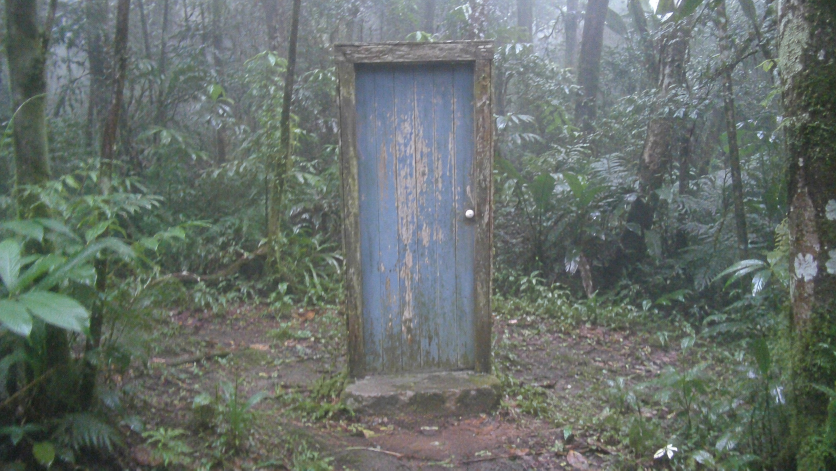
#> input picture video/episodios/ep06-a-porta-na-mata/imagens/P01_A.jpg, 1672 x 941 px, given in place of P09_B.jpg, which was not available (shown at 1/2 size)
$ python fazer_capas_shorts.py
#> lines starting #> are read from the running program, lines starting #| are printed output that depends on the picture
"""Capas dos 3 Shorts do Ep. 06 "A porta na mata" (1080x1920): uma figura, 2–3 palavras em vermelho. Uso: python3 fazer_capas_shorts.py"""
from pathlib import Path
import numpy as np
from PIL import Image, ImageDraw, ImageFilter, ImageFont

AQUI = Path(__file__).parent
IMG = AQUI.parent / "imagens"
FONTE = str(AQUI.parents[2] / "painel" / "fontes" / "Anton-400-latin.ttf")
W, H = 1080, 1920


def base(arq, centro, zoom, gama=1.1, sat=1.5):
#> called with arq = 'P09_B.jpg', centro = (0.71, 0.42), zoom = 1, gama = 1.1, sat = 1.5
    im = Image.open(IMG / arq).convert("RGB")
#> im is the input picture: PIL image 1672x941 RGB; mean R, G, B 102.6, 111.4, 106.5
    s = max(W / im.width, H / im.height) * zoom
#> s = 2.04
    im = im.resize((round(im.width * s), round(im.height * s)), Image.LANCZOS)
#> im: PIL image 3412x1920 RGB
    cx, cy = centro[0] * im.width, centro[1] * im.height
#> cx = 2422.5; cy = 806.4
    l = int(min(max(0, cx - W / 2), im.width - W)); t = int(min(max(0, cy - H / 2), im.height - H))
#> after `l = int(min(max(0, cx - W / 2), im.width - W))`: l = 1882
#> after `t = int(min(max(0, cy - H / 2), im.height - H))`: t = 0
    a = np.asarray(im.crop((l, t, l + W, t + H))).astype(np.float32) / 255
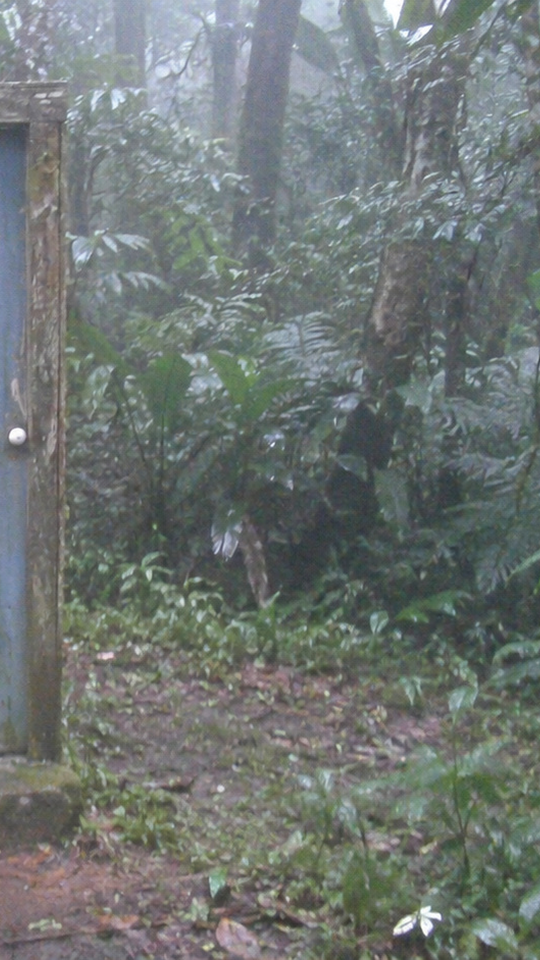
#> a: shape (1920, 1080, 3) float32 (shown at 1/2 size); mean R, G, B 0.436, 0.462, 0.453
    lo, hi = np.percentile(a, [1, 99.7])
#> lo = 0.235; hi = 0.886
    a = np.clip((a - lo) / (hi - lo), 0, 1) ** gama
    lum = a.mean(2, keepdims=True); a = lum + (a - lum) * sat
    yy, xx = np.mgrid[0:H, 0:W]
    v = ((xx - W / 2) / (W / 2)) ** 2 + ((yy - H / 2) / (H / 2)) ** 2
    a *= (1 - 0.5 * np.clip(v / 2, 0, 1))[..., None]
    return Image.fromarray((np.clip(a, 0, 1) * 255).astype(np.uint8))


def texto(im, linhas, y, tam, cor=(232, 28, 36)):
#> called with y = 1040, tam = 200, cor = (232, 28, 36)
    f = ImageFont.truetype(FONTE, tam)
    som = Image.new("RGBA", im.size, (0, 0, 0, 0)); ds = ImageDraw.Draw(som); d = ImageDraw.Draw(im); yy = y
#> after `som = Image.new('RGBA', im.size, (0, 0, 0, 0))`: som: PIL image 1080x1920 RGBA; every value is 0
    for ln in linhas:
        x = (W - d.textlength(ln, font=f)) / 2
        ds.text((x, yy), ln, font=f, fill=(0, 0, 0, 255), stroke_width=26, stroke_fill=(0, 0, 0, 255)); yy += int(tam * 1.04)
#> this loop made 2 passes
#> (ln, x, yy) on passes 1 to 2: ('QUEM ERA', 9.81, 1248), ('O SEXTO?', 43.21, 1456)
#> after the loop, yy = 1456
    im = Image.alpha_composite(im.convert("RGBA"), som.filter(ImageFilter.GaussianBlur(26)))
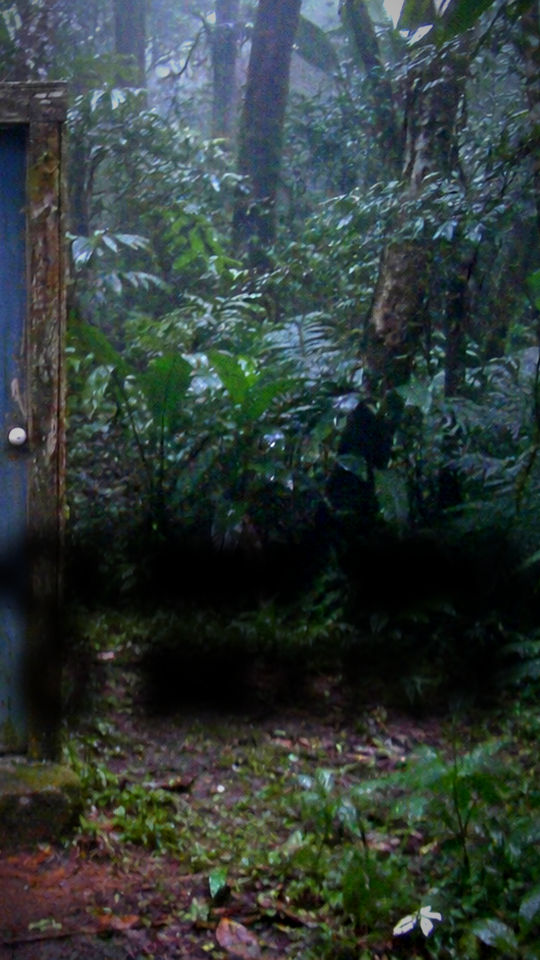
#> im: PIL image 1080x1920 RGBA (shown at 1/2 size); mean R, G, B, A 48, 58.6, 56.2, 255
    d = ImageDraw.Draw(im); yy = y
    for ln in linhas:
        x = (W - d.textlength(ln, font=f)) / 2
        d.text((x, yy), ln, font=f, fill=cor, stroke_width=6, stroke_fill=(0, 0, 0)); yy += int(tam * 1.04)
#> after the loop, yy = 1456
    return im.convert("RGB")


# 12/11: o texto COMPLETA o título (não repete) e fica na zona segura (y < ~1450): embaixo o app cobre.
texto(base("P09_B.jpg", (0.71, 0.42), 1.0), ["QUEM ERA", "O SEXTO?"], 1040, 200).save(AQUI / "capa_short1_eram_seis.jpg", quality=92)
texto(base("P01_B.jpg", (0.5, 0.45), 1.05), ["ALGUÉM", "BATEU."], 1060, 220).save(AQUI / "capa_short2_alguem_bateu.jpg", quality=92)
#> call 2 of base, with arq = 'P01_B.jpg', centro = (0.5, 0.45), zoom = 1.05, gama = 1.1, sat = 1.5
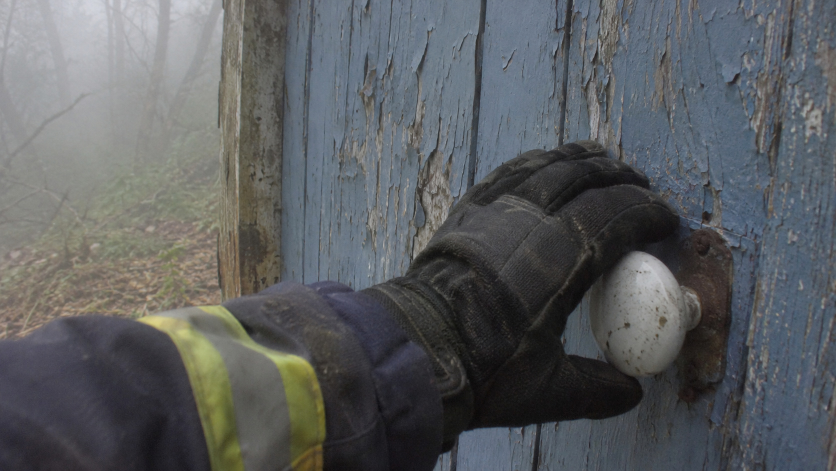
#> input picture video/episodios/ep06-a-porta-na-mata/imagens/P04_A.jpg, 1672 x 941 px, given in place of P01_B.jpg, which was not available (shown at 1/2 size)
#> in base, im is the input picture: PIL image 1672x941 RGB; mean R, G, B 91.2, 93.9, 96.2
#> in base (call 2), `cx, cy = centro[0] * im.width, centro[1] * im.height`: cx = 1791; cy = 907.2
#> in base (call 2), `l = int(min(max(0, cx - W / 2), im.width - W))`: l = 1251
#> in base (call 2), `lo, hi = np.percentile(a, [1, 99.7])`: lo = 0.0627; hi = 0.596
#> call 2 of texto, with y = 1060, tam = 220, cor = (232, 28, 36)
#> the loop in texto (call 2), `for ln in linhas:` made 2 passes
#> (ln, x, yy) on passes 1 to 2: ('ALGUÉM', 73.3, 1288), ('BATEU.', 145.6, 1516)
#> after the loop in texto (call 2), `for ln in linhas:`: yy = 1516
#> in texto (call 2), `return im.convert("RGB")`:
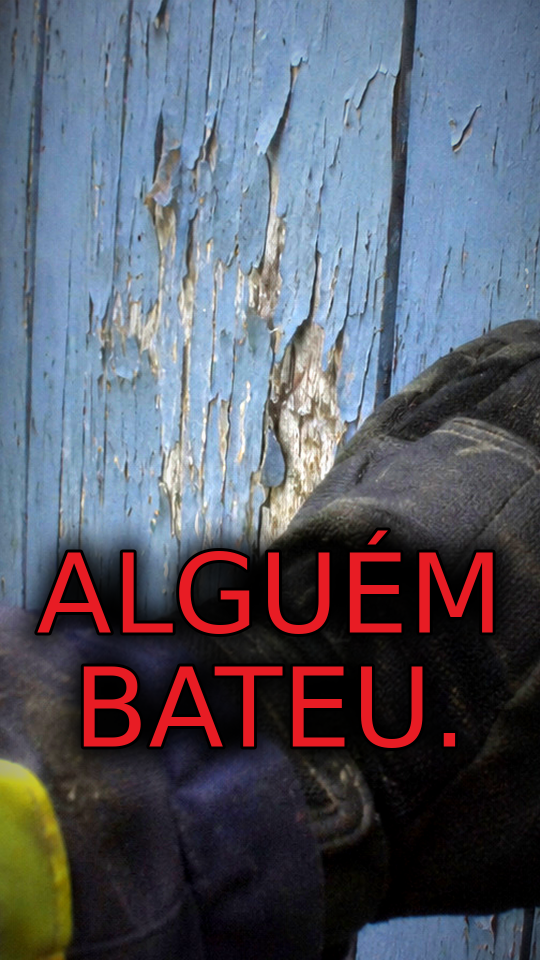
#> returned value: PIL image 1080x1920 RGB (shown at 1/2 size); mean R, G, B 88.2, 91.1, 103.4
texto(base("P14_A.jpg", (0.5, 0.5), 1.15), ["CONTA", "DE NOVO."], 260, 220).save(AQUI / "capa_short3_aponta_a_camera.jpg", quality=92)
#> call 3 of base, with arq = 'P14_A.jpg', centro = (0.5, 0.5), zoom = 1.15, gama = 1.1, sat = 1.5
#> in base (call 3), `cx, cy = centro[0] * im.width, centro[1] * im.height`: cx = 1961.5; cy = 1104
#> in base (call 3), `l = int(min(max(0, cx - W / 2), im.width - W))`: l = 1421
#> in base (call 3), `t = int(min(max(0, cy - H / 2), im.height - H))`: t = 144
#> in base (call 3), `a = np.asarray(im.crop((l, t, l + W, t + H))).astype(np.float32) / 255`:
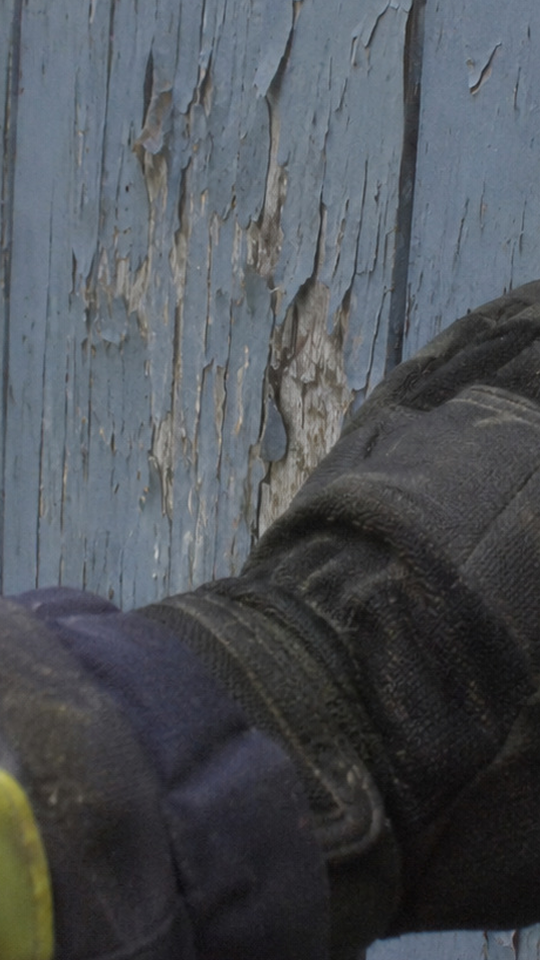
#> a: shape (1920, 1080, 3) float32 (shown at 1/2 size); mean R, G, B 0.304, 0.322, 0.342
#> in base (call 3), `lo, hi = np.percentile(a, [1, 99.7])`: lo = 0.0588
#> in base (call 3), `a *= (1 - 0.5 * np.clip(v / 2, 0, 1))[..., None]`:
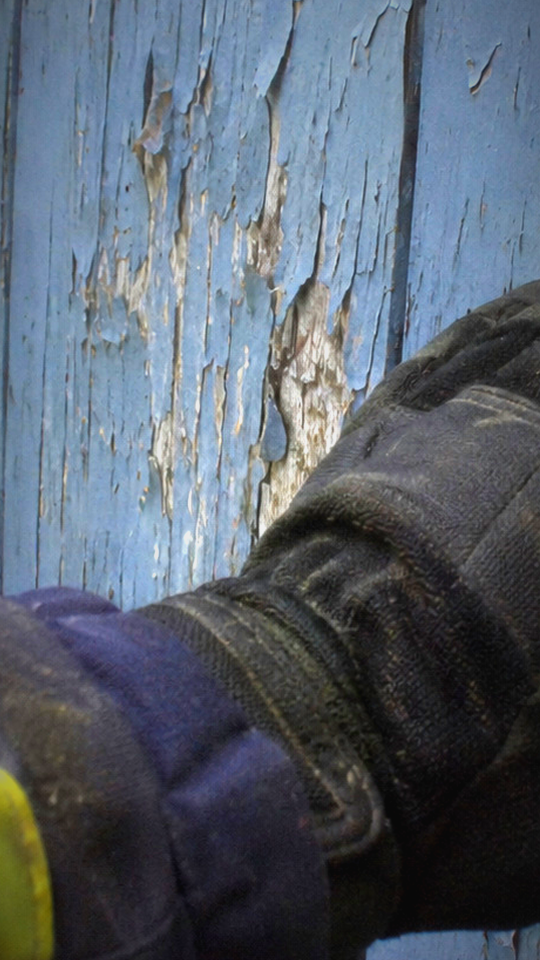
#> a: shape (1920, 1080, 3) float32 (shown at 1/2 size); mean R, G, B 0.345, 0.387, 0.438; drawn with min black and max white
#> call 3 of texto, with y = 260, tam = 220, cor = (232, 28, 36)
#> the loop in texto (call 3), `for ln in linhas:` made 2 passes
#> (ln, x, yy) on passes 1 to 2: ('CONTA', 160.4, 488), ('DE NOVO.', -6.53, 716)
#> after the loop in texto (call 3), `for ln in linhas:`: yy = 716
#> in texto (call 3), `return im.convert("RGB")`:
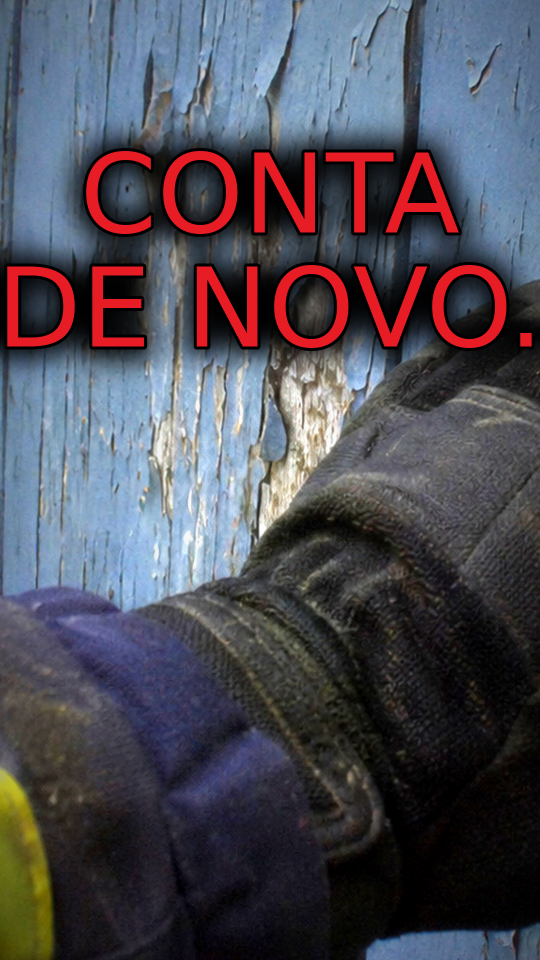
#> returned value: PIL image 1080x1920 RGB (shown at 1/2 size); mean R, G, B 77.3, 75.6, 85.5
print("ok")
